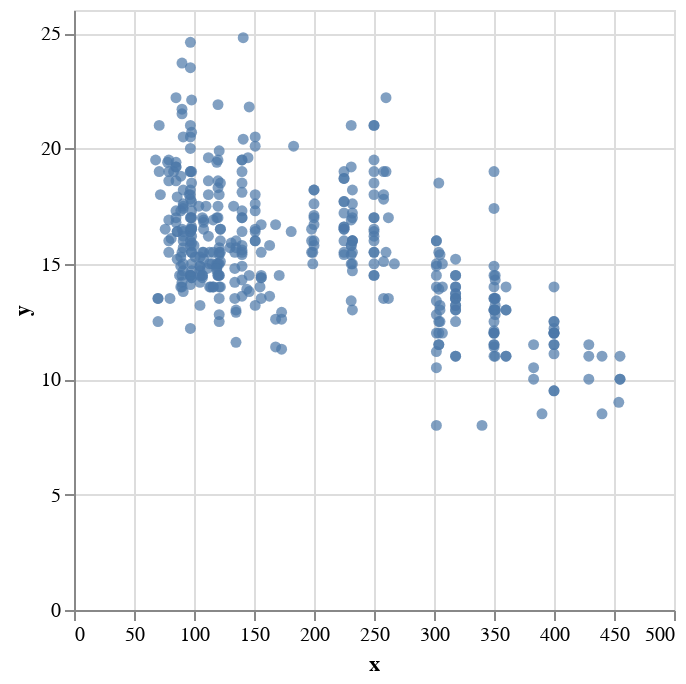

Notebook code for this chart:
### Code cell
scatterplot(df[:Displacement],df[:Acceleration])

### Figure 1 — Vega-Lite specification as saved in the notebook (floating-point values rounded to 4 significant figures; data arrays with more than 128 entries replaced by an {"elided": "..."} marker saying what was removed)
{"data": {"values": {"elided": "406 records"}}, "encoding": {"x": {"field": "x", "type": "quantitative"}, "y": {"field": "y", "type": "quantitative"}}, "mark": "circle"}
